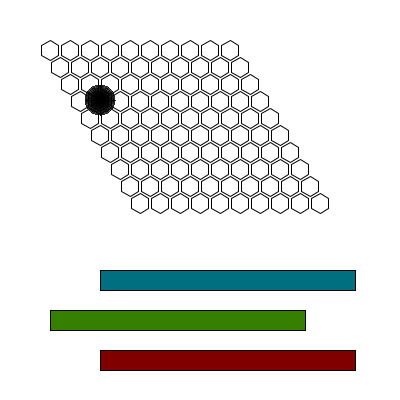
Frame 1 (no input)
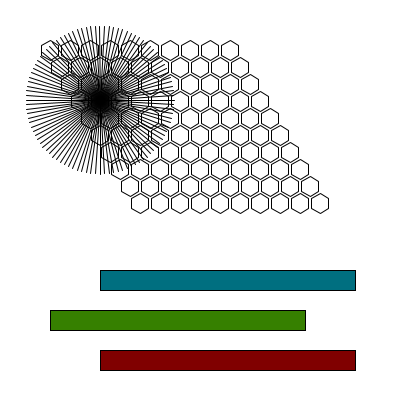
Frame 60 (the mouse pressed at the canvas centre just before this capture)
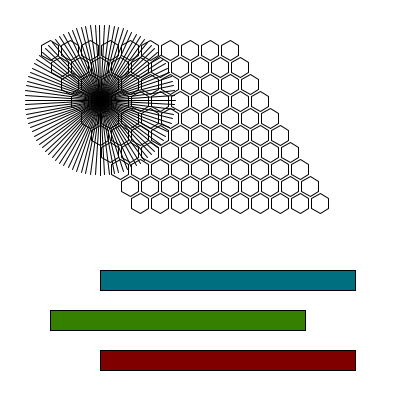
Frame 120 (the mouse held since frame 60 and released just before this capture)

The Processing sketch that drew these frames (run headless with seeded random() and noise(); from frame 60 on, the mouse is pressed at the canvas centre):

// Processing sketch: Ludahl_Lab_2
// ── Ludahl_Lab_2.pde
/*Created By: Brandon Ludahl
 *Processing Lab 2
 *Naima Lowe
 *October 12th, 2010
*/

/*Simple pair class*/
class Float_Pair
{
  float x, y;
  Float_Pair(float X, float Y)
  {
    x = X;
    y = Y;
  }
}

/*Hexagon object to be created and then displayed as desired*/
class Hexagon
{
  Float_Pair points[];
  Float_Pair origin;
  float radius;
  float rot;
  
  Hexagon(float x, float y, float diameter, float orientation)
  {
    points = new Float_Pair[6];
    origin = new Float_Pair(x,y);
    radius = diameter/2;
    rot = orientation;
    initialize();
  }
  
  void initialize()
  {
    for(int i = 0; i < 6; i += 1)
    {
      points[i] = new Float_Pair(radius*sin(PI*(i/3.0f)+rot)+origin.x,
                                 radius*cos(PI*(i/3.0f)+rot)+origin.y);
    }
  }
  
  void display(float offset_x, float offset_y)
  {
    fill(255,0,255);
    beginShape();
    for(int i = 0; i < 6; i++)
      vertex(points[i].x+offset_x,points[i].y+offset_y);
    endShape(CLOSE);
  }
}

/*Line-based animation class - circular radii expand and contract*/
class Explosion
{
  float x;
  float y;
  float radius;
  float speed;
  int explosion_frame;
  boolean grow_not_shrink;
  color c1;
  
  Explosion(float origin_x, float origin_y, float diameter)
  {
    x = origin_x;
    y = origin_y;
    radius = diameter/2;
    explosion_frame = 0;
    grow_not_shrink = true;
  }

  void drawExplosion(boolean pause)
  {
    stroke(c1);
    for(float i = 0; i < 100; i++)
    {
      line(x,y,
           (radius+explosion_frame)*sin(PI*(i/50))+x,
           (radius+explosion_frame)*cos(PI*(i/50))+y);
    }

    if(!pause)
      if(grow_not_shrink)
        if(explosion_frame < 99)
        {
          explosion_frame++;
        }
        else
          grow_not_shrink = false;
      else
        if(explosion_frame > 0)
        {
          explosion_frame--;
        }
        else
          grow_not_shrink = true;
  }
}

/*Simple function to draw colored rectangles for a static composition*/
void drawRects()
{
  fill(0,255,128);
  beginShape();
  vertex(100, height - 30);
  vertex(100, height - 50);
  vertex(355, height - 50);
  vertex(355, height - 30);
  endShape(CLOSE);
  
  fill(67,255,128);
  beginShape();
  vertex(50, height - 70);
  vertex(50, height - 90);
  vertex(305, height - 90);
  vertex(305, height - 70);
  endShape(CLOSE);
  
  fill(133,255,128);
  beginShape();
  vertex(100, height - 110);
  vertex(100, height - 130);
  vertex(355, height - 130);
  vertex(355, height - 110);
  endShape(CLOSE);
}

Explosion f1 = new Explosion(100,100,30);
Hexagon h1 = new Hexagon(50,50,20,0);

boolean stop_not_go; //If mouse is pressed, then pause animation.

void setup()
{
  size(400,400);
  colorMode(HSB, 255); //Not necessary, but desired for this file.
}

void draw()
{
  background(255);
  if(mousePressed)
    stop_not_go = true;
  else
    stop_not_go = false;

  for(int i = 0; i < 200; i+=20)
    for(int j = 0; j < 200; j+=20)
      h1.display(i+j/2,j-(j/10+j/20));
  f1.drawExplosion(stop_not_go);
  drawRects();
}
